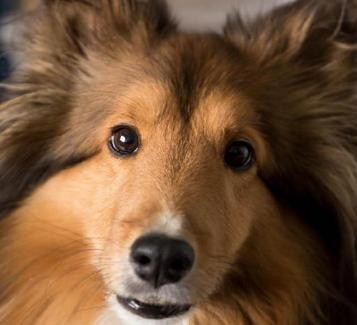
#> input picture Test/caine/pixabay_dog_000623.jpg, 357 x 325 px, found by its file name; its folder holds 4 pictures in this run
$ python imgages.py
#> lines starting #> are read from the running program, lines starting #| are printed output that depends on the picture
from tkinter import N
import cv2
import os
import time

def load_images_from_folder(folder):
#> called with folder = 'caine'
    i = 0
    s_h = 0
    s_w = 0
    for filename in os.listdir(folder):
        img = cv2.imread(os.path.join(folder,filename), cv2.IMREAD_GRAYSCALE)
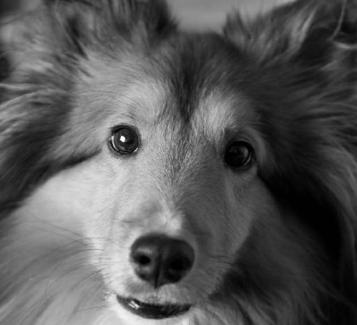
#> img: shape (325, 357); min 0, max 255, mean 87.6
        # print("img type:", type(filename))
        if img is not None:
            i += 1
            h ,w = img.shape
#> h = 325; w = 357
            print(h, w)
#| 325 357
            s_h = s_h + h
#> s_h = 325
            s_w = s_w + w
#> s_w = 357
#> pass 2 of the loop in load_images_from_folder, `for filename in os.listdir(folder):`:
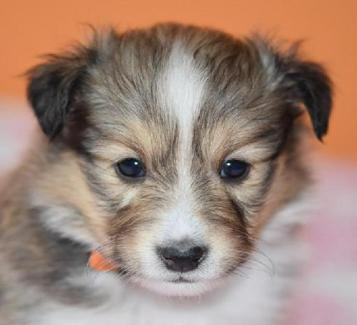
#> input picture Test/caine/pixabay_dog_000662.jpg, 357 x 325 px, found by its file name
#> in load_images_from_folder, `img = cv2.imread(os.path.join(folder,filename), cv2.IMREAD_GRAYSCALE)`:
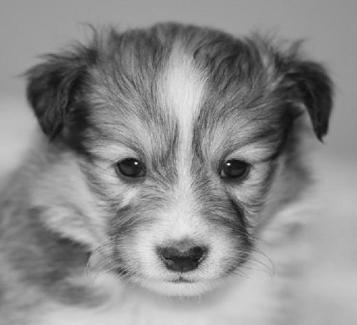
#> img: shape (325, 357); min 12, max 255, mean 139.8
#| 325 357
#> pass 3 of the loop in load_images_from_folder, `for filename in os.listdir(folder):`:
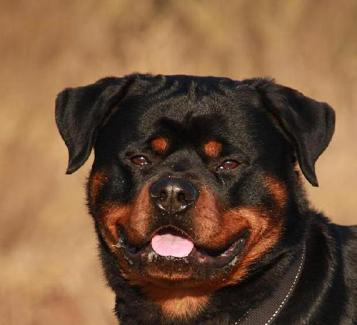
#> input picture Test/caine/pixabay_dog_000688.jpg, 357 x 325 px, found by its file name
#> in load_images_from_folder, `img = cv2.imread(os.path.join(folder,filename), cv2.IMREAD_GRAYSCALE)`:
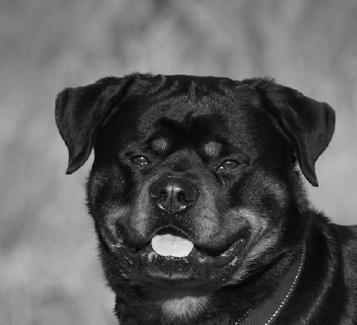
#> img: shape (325, 357); min 0, max 250, mean 92.5
#| 325 357
#> the loop made 4 passes; the first 3 are shown
        # if i == 1800:
        #     break
    print(i)
    time.sleep(5)
    return s_h//i, s_w//i

time.sleep(1)
print("\n\n ---------- Caine ----------")
time.sleep(1)
caine_h, caine_w = load_images_from_folder('caine')
print(caine_h, caine_w)

time.sleep(1)
print("\n\n ---------- Cal ----------")
time.sleep(1)
cal_h, cal_w = load_images_from_folder('cal')
#> (the run stopped early here; a loop or call above may not have finished)
